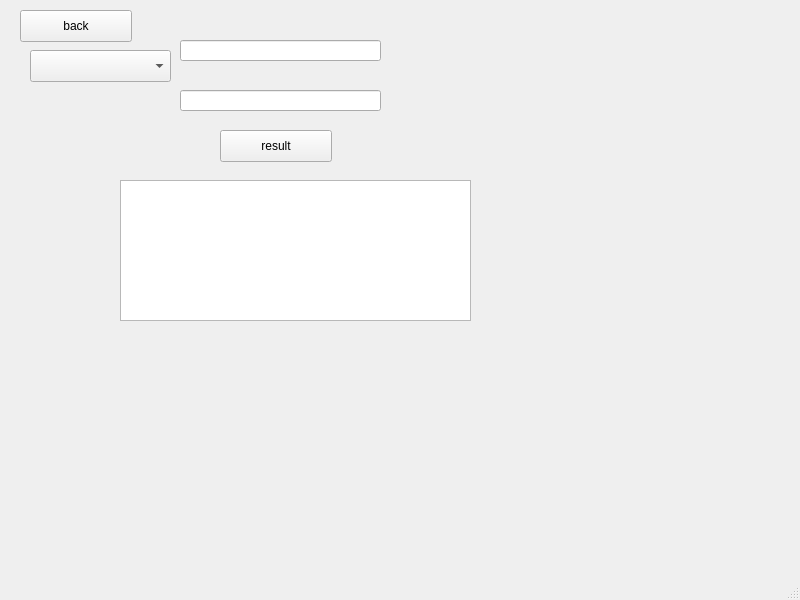
<?xml version="1.0" encoding="UTF-8"?>
<ui version="4.0">
 <class>PolynomSumWindow</class>
 <widget class="QMainWindow" name="PolynomSumWindow">
  <property name="geometry">
   <rect>
    <x>0</x>
    <y>0</y>
    <width>800</width>
    <height>600</height>
   </rect>
  </property>
  <property name="windowTitle">
   <string>MainWindow</string>
  </property>
  <widget class="QWidget" name="centralwidget">
   <widget class="QPushButton" name="back">
    <property name="geometry">
     <rect>
      <x>20</x>
      <y>10</y>
      <width>112</width>
      <height>32</height>
     </rect>
    </property>
    <property name="text">
     <string>back</string>
    </property>
   </widget>
   <widget class="QTextEdit" name="result_out">
    <property name="geometry">
     <rect>
      <x>120</x>
      <y>180</y>
      <width>351</width>
      <height>141</height>
     </rect>
    </property>
    <property name="readOnly">
     <bool>true</bool>
    </property>
   </widget>
   <widget class="QPushButton" name="result">
    <property name="geometry">
     <rect>
      <x>220</x>
      <y>130</y>
      <width>112</width>
      <height>32</height>
     </rect>
    </property>
    <property name="text">
     <string>result</string>
    </property>
   </widget>
   <widget class="QLineEdit" name="input1">
    <property name="geometry">
     <rect>
      <x>180</x>
      <y>40</y>
      <width>201</width>
      <height>21</height>
     </rect>
    </property>
    <property name="maxLength">
     <number>999999999</number>
    </property>
   </widget>
   <widget class="QLineEdit" name="input2">
    <property name="geometry">
     <rect>
      <x>180</x>
      <y>90</y>
      <width>201</width>
      <height>21</height>
     </rect>
    </property>
    <property name="maxLength">
     <number>999999999</number>
    </property>
   </widget>
   <widget class="QComboBox" name="comboBox">
    <property name="geometry">
     <rect>
      <x>30</x>
      <y>50</y>
      <width>141</width>
      <height>32</height>
     </rect>
    </property>
   </widget>
   <widget class="QLabel" name="warning">
    <property name="geometry">
     <rect>
      <x>170</x>
      <y>10</y>
      <width>221</width>
      <height>20</height>
     </rect>
    </property>
    <property name="text">
     <string/>
    </property>
   </widget>
  </widget>
  <widget class="QMenuBar" name="menubar">
   <property name="geometry">
    <rect>
     <x>0</x>
     <y>0</y>
     <width>800</width>
     <height>22</height>
    </rect>
   </property>
  </widget>
  <widget class="QStatusBar" name="statusbar"/>
 </widget>
 <resources/>
 <connections/>
</ui>
